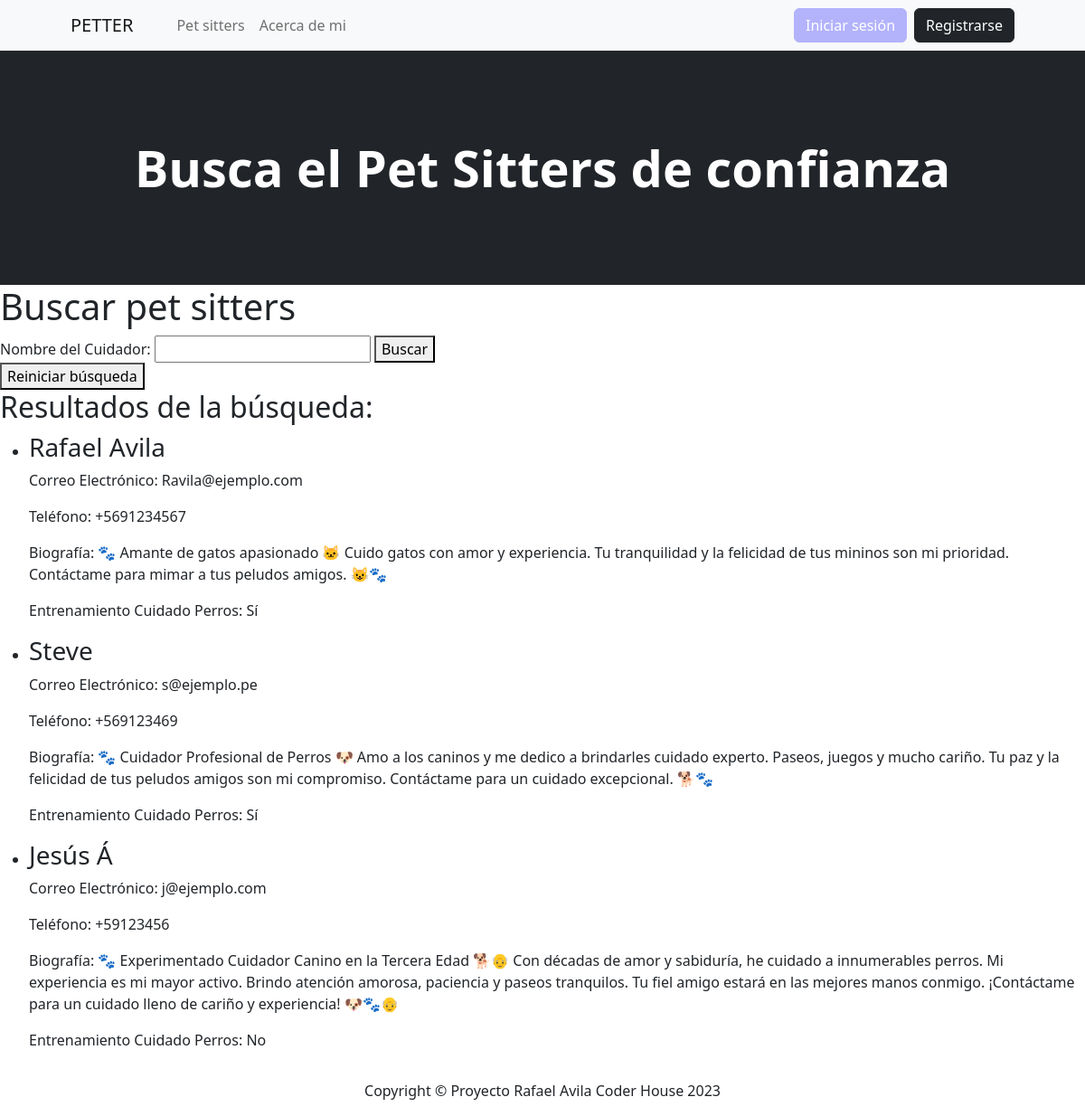
The page /buscar_cuidador/ on the database its author committed.
### MVP/models.py (models this page shows, shortened)
class CuidadorMascotas(models.Model):
    nombre = models.CharField(max_length=100)
    correo_electronico = models.EmailField()
    telefono = models.CharField(max_length=20)
    biografia = models.TextField()
    entrenamiento_cuidado_perros = models.BooleanField(default=False)

### MVP/views.py (the view)
# urls.py: path('buscar_cuidador/', views.buscar_cuidador, name='buscar_cuidador'),
def buscar_cuidador(request):
    if request.method == 'GET':
        nombre = request.GET.get('nombre', '')
        cuidadores = buscar_cuidador_por_nombre(nombre)
        return render(request, 'buscar_cuidador.html', {'cuidadores': cuidadores})
    return render(request, 'home.html')

### MVP/utils.py (called while the page is built)
def buscar_cuidador_por_nombre(nombre):
    return CuidadorMascotas.objects.filter(nombre__icontains=nombre)

### MVP/templates/buscar_cuidador.html
{% extends "base.html" %}
{% load static %}
{% block titulo %}
    Busca el Pet Sitters de confianza
{% endblock titulo %}
{% block contenido %}
    <h1>Buscar pet sitters</h1>
    <form method="GET" action="{% url 'buscar_cuidador' %}">
        <label for="nombre">Nombre del Cuidador:</label>
        <input type="text" id="nombre" name="nombre" required>
        <button type="submit">Buscar</button>
    </form>
    <form method="GET" action="{% url 'buscar_cuidador' %}">
        <button type="submit">Reiniciar búsqueda</button>
    </form>
    {% if cuidadores %}
        <h2>Resultados de la búsqueda:</h2>
        <ul>
            {% for cuidador in cuidadores %}
                <li>
                    <h3>{{ cuidador.nombre }}</h3>
                    <p>Correo Electrónico: {{ cuidador.correo_electronico }}</p>
                    <p>Teléfono: {{ cuidador.telefono }}</p>
                    <p>Biografía: {{ cuidador.biografia }}</p>
                    <p>Entrenamiento Cuidado Perros: {% if cuidador.entrenamiento_cuidado_perros %}Sí{% else %}No{% endif %}</p>
                </li>
            {% endfor %}
        </ul>
    {% else %}
        <p>No se encontraron cuidadores con ese nombre.</p>
    {% endif %}
{% endblock contenido %}

### rows shown on the page
CuidadorMascotas: nombre "Rafael Avila", correo_electronico "Ravila@ejemplo.com", telefono "+5691234567", biografia "🐾 Amante de gatos apasionado 🐱 Cuido gatos con amor y experiencia. Tu tranquilidad y la felicidad de tus mininos son mi prioridad. Contáctame para mimar a tus peludos amigos. 😺🐾", entrenamiento_cuidado_perros "Sí"
CuidadorMascotas: nombre "Steve", correo_electronico "s@ejemplo.pe", telefono "+569123469", biografia "🐾 Cuidador Profesional de Perros 🐶 Amo a los caninos y me dedico a brindarles cuidado experto. Paseos, juegos y mucho cariño. Tu paz y la felicidad de tus peludos amigos son mi compromiso. Contáctame para un cuidado excepcional. 🐕🐾", entrenamiento_cuidado_perros "Sí"
CuidadorMascotas: nombre "Jesús Á", correo_electronico "j@ejemplo.com", telefono "+59123456", biografia "🐾 Experimentado Cuidador Canino en la Tercera Edad 🐕👴 Con décadas de amor y sabiduría, he cuidado a innumerables perros. Mi experiencia es mi mayor activo. Brindo atención amorosa, paciencia y paseos tranquilos. Tu fiel amigo estará en las mejores manos conmigo. ¡Contáctame para un cuidado lleno de cariño y experiencia! 🐶🐾👴", entrenamiento_cuidado_perros "No"
